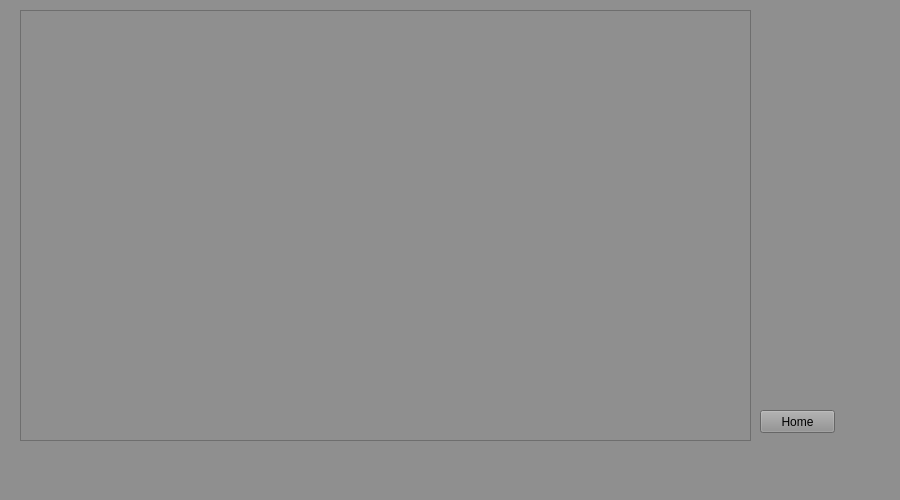
<?xml version="1.0" encoding="UTF-8"?>
<ui version="4.0">
 <class>InventoryList</class>
 <widget class="QWidget" name="InventoryList">
  <property name="geometry">
   <rect>
    <x>0</x>
    <y>0</y>
    <width>900</width>
    <height>500</height>
   </rect>
  </property>
  <property name="palette">
   <palette>
    <active>
     <colorrole role="WindowText">
      <brush brushstyle="SolidPattern">
       <color alpha="255">
        <red>0</red>
        <green>0</green>
        <blue>0</blue>
       </color>
      </brush>
     </colorrole>
     <colorrole role="Button">
      <brush brushstyle="SolidPattern">
       <color alpha="255">
        <red>143</red>
        <green>143</green>
        <blue>143</blue>
       </color>
      </brush>
     </colorrole>
     <colorrole role="Light">
      <brush brushstyle="SolidPattern">
       <color alpha="255">
        <red>215</red>
        <green>215</green>
        <blue>215</blue>
       </color>
      </brush>
     </colorrole>
     <colorrole role="Midlight">
      <brush brushstyle="SolidPattern">
       <color alpha="255">
        <red>179</red>
        <green>179</green>
        <blue>179</blue>
       </color>
      </brush>
     </colorrole>
     <colorrole role="Dark">
      <brush brushstyle="SolidPattern">
       <color alpha="255">
        <red>71</red>
        <green>71</green>
        <blue>71</blue>
       </color>
      </brush>
     </colorrole>
     <colorrole role="Mid">
      <brush brushstyle="SolidPattern">
       <color alpha="255">
        <red>95</red>
        <green>95</green>
        <blue>95</blue>
       </color>
      </brush>
     </colorrole>
     <colorrole role="Text">
      <brush brushstyle="SolidPattern">
       <color alpha="255">
        <red>0</red>
        <green>0</green>
        <blue>0</blue>
       </color>
      </brush>
     </colorrole>
     <colorrole role="BrightText">
      <brush brushstyle="SolidPattern">
       <color alpha="255">
        <red>255</red>
        <green>255</green>
        <blue>255</blue>
       </color>
      </brush>
     </colorrole>
     <colorrole role="ButtonText">
      <brush brushstyle="SolidPattern">
       <color alpha="255">
        <red>0</red>
        <green>0</green>
        <blue>0</blue>
       </color>
      </brush>
     </colorrole>
     <colorrole role="Base">
      <brush brushstyle="SolidPattern">
       <color alpha="255">
        <red>255</red>
        <green>255</green>
        <blue>255</blue>
       </color>
      </brush>
     </colorrole>
     <colorrole role="Window">
      <brush brushstyle="SolidPattern">
       <color alpha="255">
        <red>143</red>
        <green>143</green>
        <blue>143</blue>
       </color>
      </brush>
     </colorrole>
     <colorrole role="Shadow">
      <brush brushstyle="SolidPattern">
       <color alpha="255">
        <red>0</red>
        <green>0</green>
        <blue>0</blue>
       </color>
      </brush>
     </colorrole>
     <colorrole role="AlternateBase">
      <brush brushstyle="SolidPattern">
       <color alpha="255">
        <red>199</red>
        <green>199</green>
        <blue>199</blue>
       </color>
      </brush>
     </colorrole>
     <colorrole role="ToolTipBase">
      <brush brushstyle="SolidPattern">
       <color alpha="255">
        <red>255</red>
        <green>255</green>
        <blue>220</blue>
       </color>
      </brush>
     </colorrole>
     <colorrole role="ToolTipText">
      <brush brushstyle="SolidPattern">
       <color alpha="255">
        <red>0</red>
        <green>0</green>
        <blue>0</blue>
       </color>
      </brush>
     </colorrole>
    </active>
    <inactive>
     <colorrole role="WindowText">
      <brush brushstyle="SolidPattern">
       <color alpha="255">
        <red>0</red>
        <green>0</green>
        <blue>0</blue>
       </color>
      </brush>
     </colorrole>
     <colorrole role="Button">
      <brush brushstyle="SolidPattern">
       <color alpha="255">
        <red>143</red>
        <green>143</green>
        <blue>143</blue>
       </color>
      </brush>
     </colorrole>
     <colorrole role="Light">
      <brush brushstyle="SolidPattern">
       <color alpha="255">
        <red>215</red>
        <green>215</green>
        <blue>215</blue>
       </color>
      </brush>
     </colorrole>
     <colorrole role="Midlight">
      <brush brushstyle="SolidPattern">
       <color alpha="255">
        <red>179</red>
        <green>179</green>
        <blue>179</blue>
       </color>
      </brush>
     </colorrole>
     <colorrole role="Dark">
      <brush brushstyle="SolidPattern">
       <color alpha="255">
        <red>71</red>
        <green>71</green>
        <blue>71</blue>
       </color>
      </brush>
     </colorrole>
     <colorrole role="Mid">
      <brush brushstyle="SolidPattern">
       <color alpha="255">
        <red>95</red>
        <green>95</green>
        <blue>95</blue>
       </color>
      </brush>
     </colorrole>
     <colorrole role="Text">
      <brush brushstyle="SolidPattern">
       <color alpha="255">
        <red>0</red>
        <green>0</green>
        <blue>0</blue>
       </color>
      </brush>
     </colorrole>
     <colorrole role="BrightText">
      <brush brushstyle="SolidPattern">
       <color alpha="255">
        <red>255</red>
        <green>255</green>
        <blue>255</blue>
       </color>
      </brush>
     </colorrole>
     <colorrole role="ButtonText">
      <brush brushstyle="SolidPattern">
       <color alpha="255">
        <red>0</red>
        <green>0</green>
        <blue>0</blue>
       </color>
      </brush>
     </colorrole>
     <colorrole role="Base">
      <brush brushstyle="SolidPattern">
       <color alpha="255">
        <red>255</red>
        <green>255</green>
        <blue>255</blue>
       </color>
      </brush>
     </colorrole>
     <colorrole role="Window">
      <brush brushstyle="SolidPattern">
       <color alpha="255">
        <red>143</red>
        <green>143</green>
        <blue>143</blue>
       </color>
      </brush>
     </colorrole>
     <colorrole role="Shadow">
      <brush brushstyle="SolidPattern">
       <color alpha="255">
        <red>0</red>
        <green>0</green>
        <blue>0</blue>
       </color>
      </brush>
     </colorrole>
     <colorrole role="AlternateBase">
      <brush brushstyle="SolidPattern">
       <color alpha="255">
        <red>199</red>
        <green>199</green>
        <blue>199</blue>
       </color>
      </brush>
     </colorrole>
     <colorrole role="ToolTipBase">
      <brush brushstyle="SolidPattern">
       <color alpha="255">
        <red>255</red>
        <green>255</green>
        <blue>220</blue>
       </color>
      </brush>
     </colorrole>
     <colorrole role="ToolTipText">
      <brush brushstyle="SolidPattern">
       <color alpha="255">
        <red>0</red>
        <green>0</green>
        <blue>0</blue>
       </color>
      </brush>
     </colorrole>
    </inactive>
    <disabled>
     <colorrole role="WindowText">
      <brush brushstyle="SolidPattern">
       <color alpha="255">
        <red>71</red>
        <green>71</green>
        <blue>71</blue>
       </color>
      </brush>
     </colorrole>
     <colorrole role="Button">
      <brush brushstyle="SolidPattern">
       <color alpha="255">
        <red>143</red>
        <green>143</green>
        <blue>143</blue>
       </color>
      </brush>
     </colorrole>
     <colorrole role="Light">
      <brush brushstyle="SolidPattern">
       <color alpha="255">
        <red>215</red>
        <green>215</green>
        <blue>215</blue>
       </color>
      </brush>
     </colorrole>
     <colorrole role="Midlight">
      <brush brushstyle="SolidPattern">
       <color alpha="255">
        <red>179</red>
        <green>179</green>
        <blue>179</blue>
       </color>
      </brush>
     </colorrole>
     <colorrole role="Dark">
      <brush brushstyle="SolidPattern">
       <color alpha="255">
        <red>71</red>
        <green>71</green>
        <blue>71</blue>
       </color>
      </brush>
     </colorrole>
     <colorrole role="Mid">
      <brush brushstyle="SolidPattern">
       <color alpha="255">
        <red>95</red>
        <green>95</green>
        <blue>95</blue>
       </color>
      </brush>
     </colorrole>
     <colorrole role="Text">
      <brush brushstyle="SolidPattern">
       <color alpha="255">
        <red>71</red>
        <green>71</green>
        <blue>71</blue>
       </color>
      </brush>
     </colorrole>
     <colorrole role="BrightText">
      <brush brushstyle="SolidPattern">
       <color alpha="255">
        <red>255</red>
        <green>255</green>
        <blue>255</blue>
       </color>
      </brush>
     </colorrole>
     <colorrole role="ButtonText">
      <brush brushstyle="SolidPattern">
       <color alpha="255">
        <red>71</red>
        <green>71</green>
        <blue>71</blue>
       </color>
      </brush>
     </colorrole>
     <colorrole role="Base">
      <brush brushstyle="SolidPattern">
       <color alpha="255">
        <red>143</red>
        <green>143</green>
        <blue>143</blue>
       </color>
      </brush>
     </colorrole>
     <colorrole role="Window">
      <brush brushstyle="SolidPattern">
       <color alpha="255">
        <red>143</red>
        <green>143</green>
        <blue>143</blue>
       </color>
      </brush>
     </colorrole>
     <colorrole role="Shadow">
      <brush brushstyle="SolidPattern">
       <color alpha="255">
        <red>0</red>
        <green>0</green>
        <blue>0</blue>
       </color>
      </brush>
     </colorrole>
     <colorrole role="AlternateBase">
      <brush brushstyle="SolidPattern">
       <color alpha="255">
        <red>143</red>
        <green>143</green>
        <blue>143</blue>
       </color>
      </brush>
     </colorrole>
     <colorrole role="ToolTipBase">
      <brush brushstyle="SolidPattern">
       <color alpha="255">
        <red>255</red>
        <green>255</green>
        <blue>220</blue>
       </color>
      </brush>
     </colorrole>
     <colorrole role="ToolTipText">
      <brush brushstyle="SolidPattern">
       <color alpha="255">
        <red>0</red>
        <green>0</green>
        <blue>0</blue>
       </color>
      </brush>
     </colorrole>
    </disabled>
   </palette>
  </property>
  <property name="windowTitle">
   <string>Form</string>
  </property>
  <widget class="QPushButton" name="BackInvList">
   <property name="geometry">
    <rect>
     <x>760</x>
     <y>410</y>
     <width>75</width>
     <height>23</height>
    </rect>
   </property>
   <property name="text">
    <string>Home</string>
   </property>
  </widget>
  <widget class="QScrollArea" name="scrollArea">
   <property name="geometry">
    <rect>
     <x>20</x>
     <y>10</y>
     <width>731</width>
     <height>431</height>
    </rect>
   </property>
   <property name="widgetResizable">
    <bool>true</bool>
   </property>
   <widget class="QWidget" name="scrollAreaWidgetContents_2">
    <property name="geometry">
     <rect>
      <x>0</x>
      <y>0</y>
      <width>729</width>
      <height>429</height>
     </rect>
    </property>
    <layout class="QVBoxLayout" name="verticalLayout"/>
   </widget>
  </widget>
 </widget>
 <resources/>
 <connections/>
</ui>
